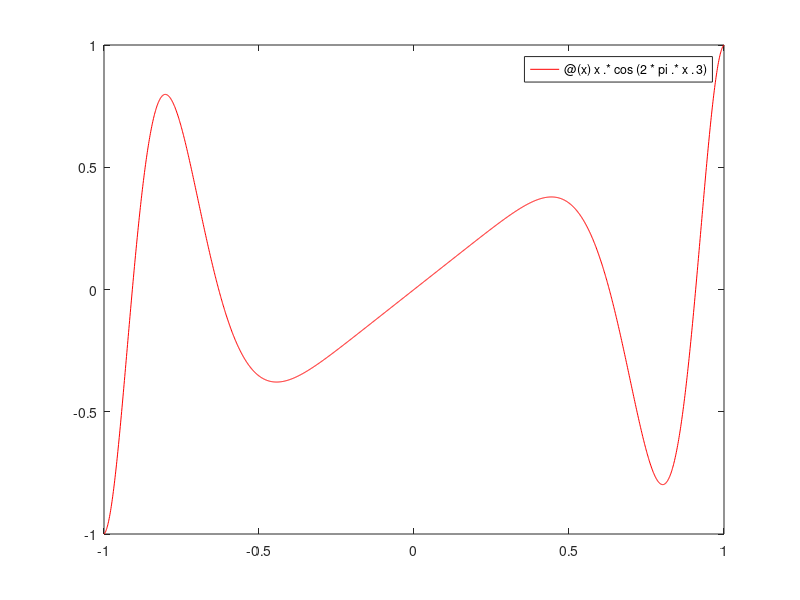

Recreate this plot in MATLAB. (Note: this script raises an error after producing the figure.)
clear;clc;close all;
f=@(x) x.*cos(2*pi.*x.^3);
a=-1;b=1;
disp('___________________________________');
disp('| n |      h       |      err     |')
for n=1:4
    figure
    fplot(f,[-1,1],'r-');
    title(strcat('grado: ',string(n)))
    hold on
    disp('|---------------------------------|')
    for k=3:7
        h=(b-a)/(2^k);
        ints=-1:h:1;
        polWork=[0;0];
        for j=1:length(ints)-1
            tj=linspace(ints(j),ints(j+1));
            x=linspace(ints(j),ints(j+1),n+1);
            coeff=get_polyn(x,f(x),n);
            omega=[tj; polyval(coeff,tj)];
            polWork=[polWork omega];
        end
        polinterpol=polWork(:,2:length(polWork));
        plot(polinterpol(1,:),polinterpol(2,:))
        ninf(k-2)=max(f(polinterpol(1,:))-polinterpol(2,:));
        fprintf('| %d | %d | %d |\n',n,h,ninf(k-2));
    end
    collninf(:,n)=ninf;
end
figure
hold on
for i=1:4
    plot(1:5,collninf(:,i)')
end
